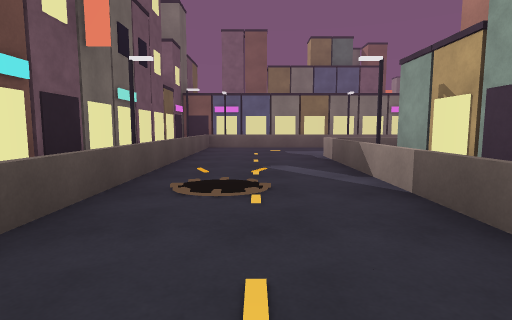
[1] (above)

16 first-person views from a walk through a scene from a Unity 3-D project. The camera is 1.2 m above the floor, tilts 6° down and sees 80° across. The floor is counted in squares, 2 m on a side. Each view is taken from the middle of a square. On the plan, view 1 faces up. The plan holds only what a view shows up to about 9 squares ahead; the rest is blank. The place goes on beyond the plan. The player is left out.

[2]
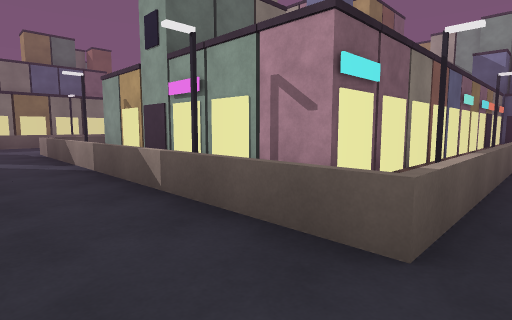

[3]
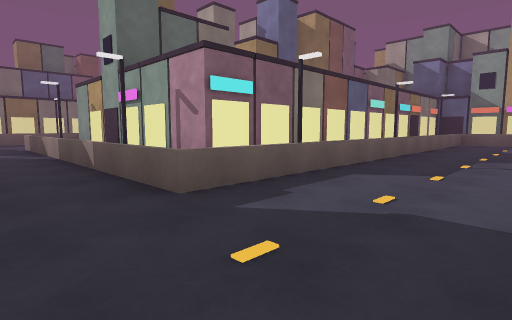

[4]
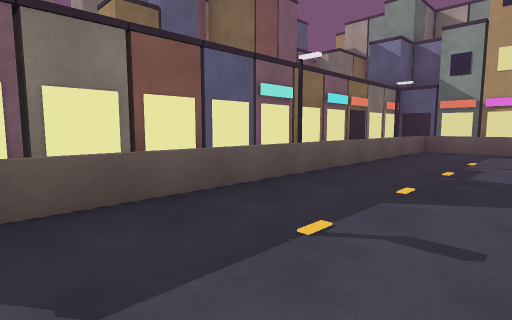

[5]
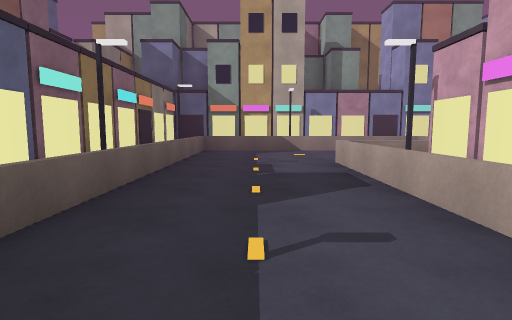

[6]
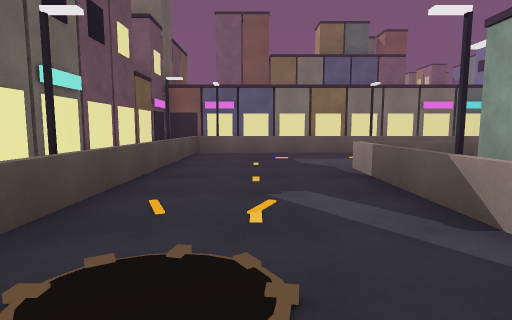

[7]
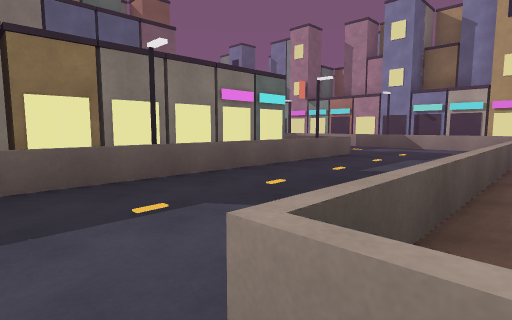

[8]
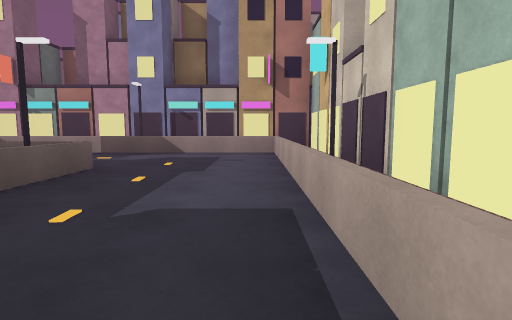

[9]
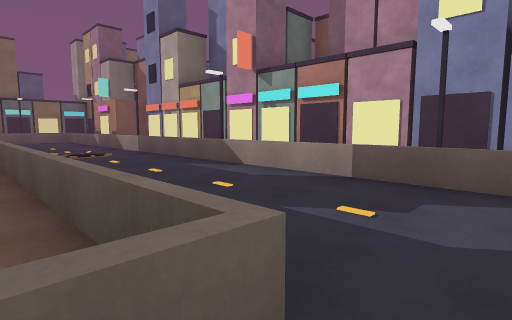

[10]
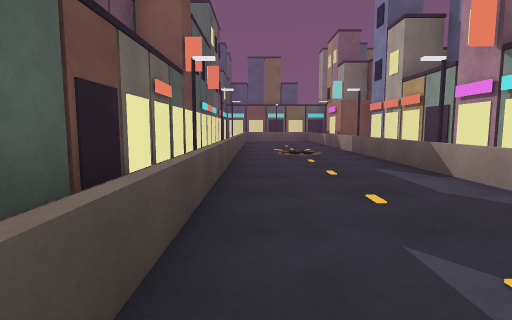

[11]
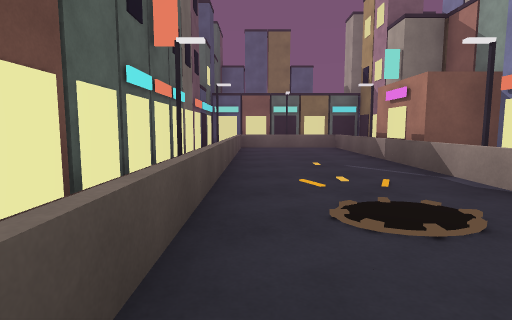

[12]
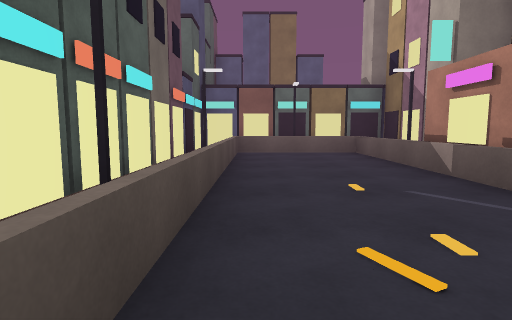

[13]
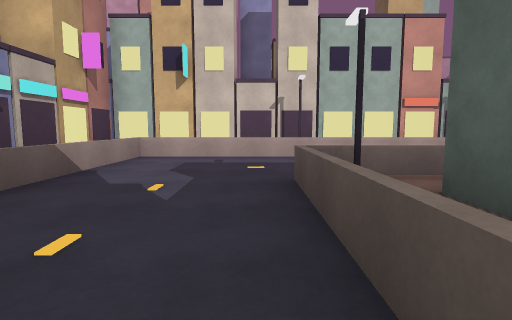

[14]
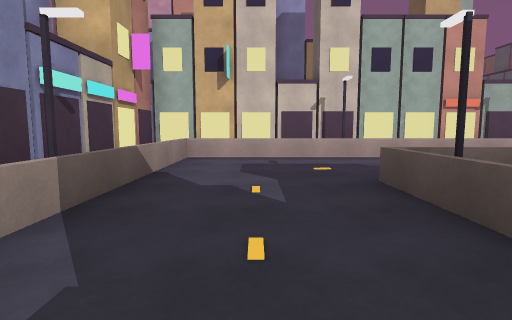

[15]
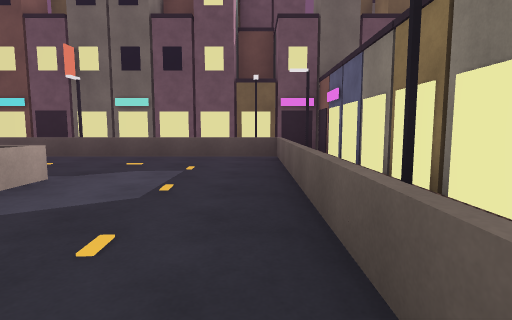

[16]
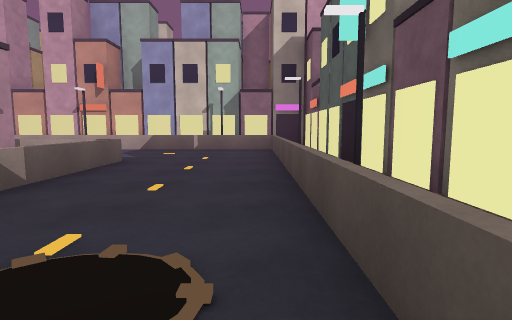

### Floor plan
Key: @ floor where view 1 was taken; # wall or solid block; . main floor; : floor 0.25 m higher than the main floor; = window, fence, low wall or low ledge; O other object.
Columns run from 4 left of view 1 to 14 right of it. Each row starts with its distance up from view 1.
 24           ##===##
 23           O=...=#
 22           #=...=#
 21           #=...#
 20           #=...#
 19           #=...##
 18           #=...=#
 17           #=...=#
 16           #=...=O
 15           O=...=O
 14           O=...=#
 13           O=...=O
 12           O=...=O
 11  #OOOOOOOOO=...=O
 10 ##:=========...=#
  9  O=............=O
  8  #=............=O
  7  #=............=#
  6  #=...=========:#
  5  #=...=O####O####
  4  #=...=O
  3  #=...=#
  2  #=...=O
  1  O=...=O
  0  #=.@.=OOOOOOOOOOO
 -1  #=...===========:O
 -2  #=..............=#
 -3  #=..............=#
 -4  O=..............=#
 -5  ##===========...=

Positions as (right, up) in squares from view 1, and headings:
1: (0, 0), facing up
2: (0, -2), facing up-right
3: (0, -4), facing up-right
4: (4, -4), facing up-right
5: (4, -3), facing right
6: (0, 2), facing up
7: (1, 6), facing up-right
8: (3, 7), facing right
9: (7, 9), facing up-right
10: (8, 9), facing up
11: (8, 14), facing up
12: (8, 16), facing up
13: (8, 13), facing down
14: (9, 13), facing down
15: (5, 9), facing left
16: (-1, 4), facing down
